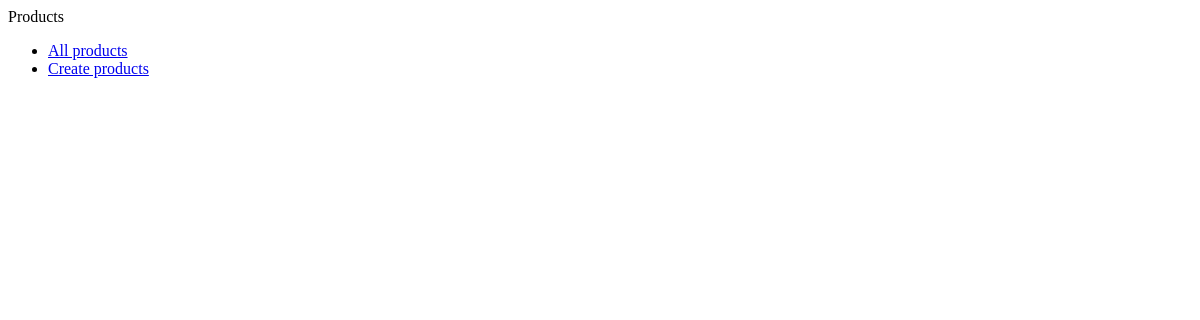
Page /products/all_products on the earlier database version.
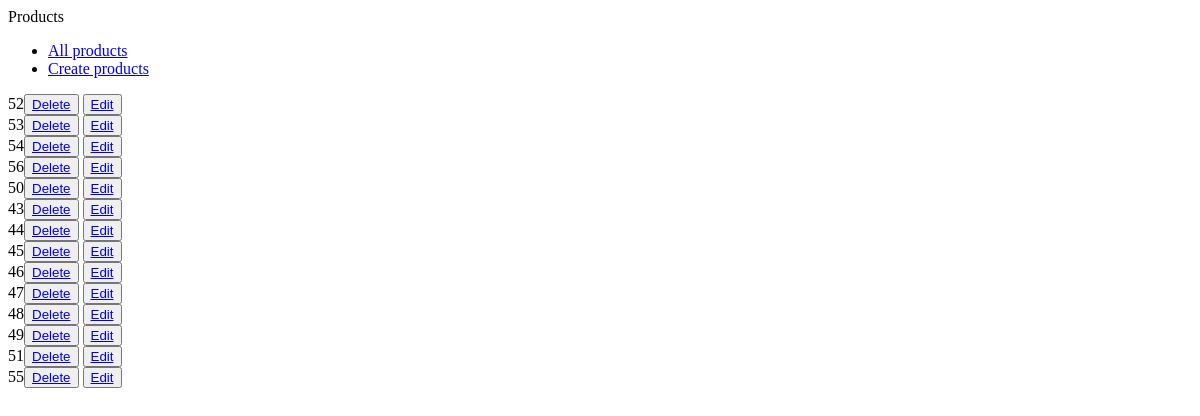
Same page on the later database version.
### products/models.py (models this page shows, shortened)
class Product(models.Model):
    title=models.CharField(max_length=20)
    description=models.TextField()
    price=models.DecimalField(decimal_places=2, max_digits=10000)
    summary=models.TextField(default='This is cool')

### products/views.py (the view)
# urls.py: path('all_products', views.all_products, name='all_products'),
def all_products(request):
    all_products=Product.objects.all().order_by('title')
    context={
        'all_products': all_products,
    }
    return render (request, 'all_products.html', context)

### templates/all_products.html
{% extends 'base.html' %}
{% block content %}
{% for product in all_products %}
<div>
    {{product.id}}<button><a href="{% url 'products:delete_product' product.id %}">Delete</a></button>
   <button><a href="{% url 'products:product_update' product.id %}">Edit</a></button>
</div>
{% endfor %}
{% endblock %}

### templates/base.html (shortened to what this page needs)
<!DOCTYPE html>
<html>
    <head>
    </head>
    <body>
        {% include 'navbar.html' %}
        {% block content%}
        {% endblock%}
    </body>
</html>

### templates/navbar.html
<nav>
    <ul>
        <li><a href="{%url 'products:all_products' %}">All products</a>
        </li>
        <li><a href="{% url 'products:product_create' %}">Create products</a></li>
    </ul>
</nav>

Differences in the rows shown:
added Product: id "52"
added Product: id "53"
added Product: id "54"
added Product: id "56"
added Product: id "50"
added Product: id "43"
added Product: id "44"
added Product: id "45"
added Product: id "46"
added Product: id "47"
added Product: id "48"
added Product: id "49"
added Product: id "51"
added Product: id "55"
